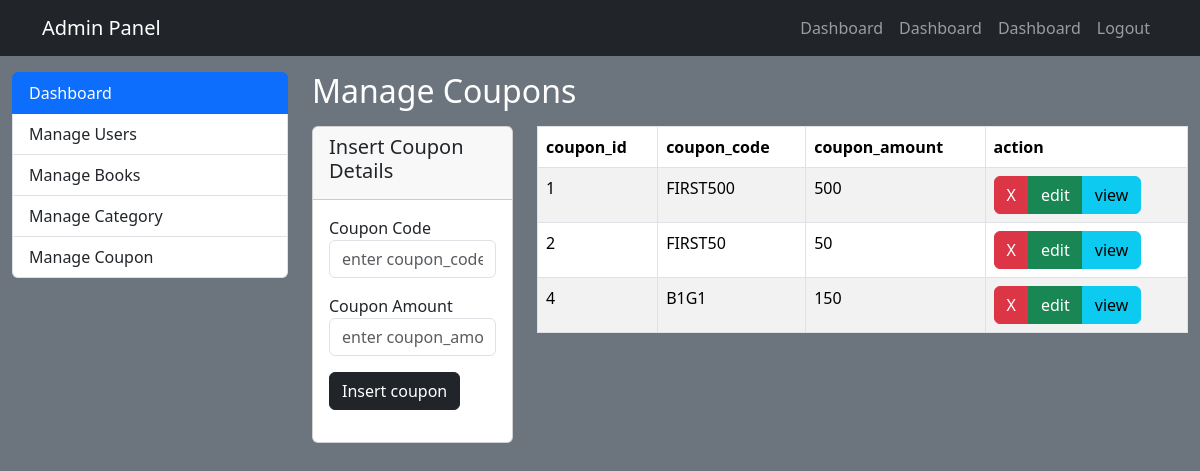
Screenshot of /admin/manage_coupon.php (signed in) with the database file from the repository.
### tables this page shows
CREATE TABLE `coupon` (
  `coupon_id` int(12) NOT NULL,
  `coupon_code` varchar(150) NOT NULL,
  `coupon_amount` int(11) NOT NULL
);

### admin/manage_coupon.php (the view, shortened to what this page needs)
<?php include_once "../connect.php";
?>
<!DOCTYPE html>
<html lang="en">
<head>
    <link href="https://cdn.jsdelivr.net/npm/bootstrap@5.3.2/dist/css/bootstrap.min.css" rel="stylesheet">
</head>
<body class="bg-secondary">
  <?php include_once "./admin_header.php"; ?>
  <div class="container-fluid">
    <div class="row">
        <div class="col-3">
           <?php include_once "sidebar.php";?>
        </div>
        <div class="col-9">
            <div class="row">
                <div class="col-12 mb-2">
                    <h2 class="text-white">Manage Coupons</h2>
                </div>
            </div>
            <div class="row">
                <div class="col-3">
                    <div class="card">
                        <div class="card-header">
                            <h5>Insert Coupon Details</h5>
                        </div>
                        <div class="card-body">
                            <form action="" method="post">
                                <div class="mb-3">
                                    <label for="coupon_code">Coupon Code</label>
                                    <input type="text" placeholder="enter coupon_code" id="coupon_code" name="coupon_code" class="form-control">
                                </div>
                                <div class="mb-3">
                                    <label for="coupon_amount">Coupon Amount</label>
                                    <input type="text" placeholder="enter coupon_amount" id="coupon_amount" name="coupon_amount" class="form-control">
                                </div>
                                <div class="mb-3">
                                    <input type="submit"  name="create_coupon" value="Insert coupon" class="btn btn-dark">
                                </div>
                            </form>
                        </div>
                    </div>
                </div>
                <div class="col-9">
                    <table class=" table table-bordered bg-light table-hover table-striped">
                        <thead>
                            <tr>
                                <th>coupon_id</th>
                                <th>coupon_code</th>
                                <th>coupon_amount</th>
                                <th>action</th>
                            </tr>
                        </thead>
                        <?php $callingCoupon = mysqli_query($connect,"select * from coupon");
                        while($data = mysqli_fetch_array($callingCoupon)):
                            ?>
                        <tr>
                            <td><?= $data['coupon_id'];?></td>
                            <td><?= $data['coupon_code'];?></td>
                            <td><?= $data['coupon_amount'];?></td>
                                <td><div class="btn-group">
                                    <a href="manage_coupon.php?coupon_id=<?= $data['coupon_id'];?>" class="btn btn-danger">X</a>
                                    <a href="" class="btn btn-success">edit</a>
                                    <a href="" class="btn btn-info">view</a>
                                </div>
                            </td>
                        </tr>
                        <?php endwhile;?>
                    </table>
                </div>
            </div>
        </div>
    </div>
  </div>
</body>
</html>

### rows the page displays
coupon: coupon_id "1", coupon_code "FIRST500", coupon_amount "500"
coupon: coupon_id "2", coupon_code "FIRST50", coupon_amount "50"
coupon: coupon_id "4", coupon_code "B1G1", coupon_amount "150"
